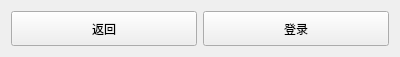
<?xml version="1.0" encoding="UTF-8"?>
<ui version="4.0">
 <class>CCLoginDialogButtons</class>
 <widget class="QWidget" name="CCLoginDialogButtons">
  <property name="geometry">
   <rect>
    <x>0</x>
    <y>0</y>
    <width>400</width>
    <height>50</height>
   </rect>
  </property>
  <property name="windowTitle">
   <string>Form</string>
  </property>
  <layout class="QHBoxLayout" name="horizontalLayout">
   <item>
    <widget class="QPushButton" name="btn_back">
     <property name="minimumSize">
      <size>
       <width>0</width>
       <height>35</height>
      </size>
     </property>
     <property name="text">
      <string>返回</string>
     </property>
    </widget>
   </item>
   <item>
    <widget class="QPushButton" name="btn_authentics">
     <property name="minimumSize">
      <size>
       <width>0</width>
       <height>35</height>
      </size>
     </property>
     <property name="text">
      <string>登录</string>
     </property>
    </widget>
   </item>
  </layout>
 </widget>
 <resources/>
 <connections/>
</ui>
